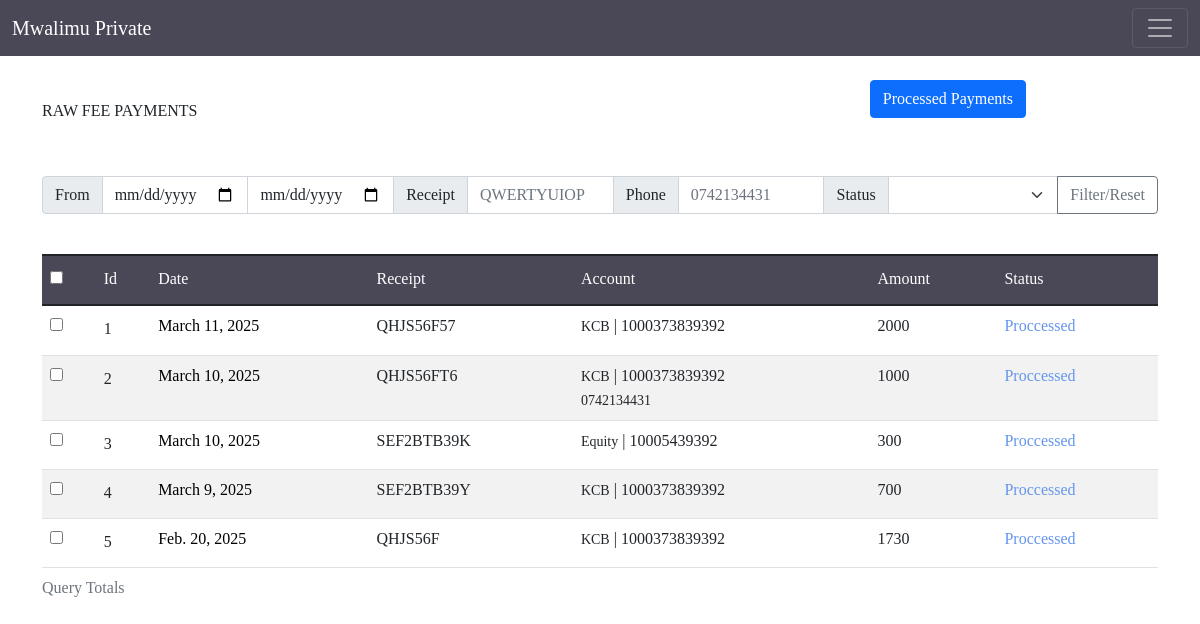
The app's page /Finance/RawFeePayments/ with its own data.
### Finance/models.py (models this page shows, shortened)
class RawFeePayment(models.Model):
    receipt = models.CharField(max_length=100, unique=True)
    adm_no = models.CharField(max_length=10, null=True)
    amount = models.PositiveIntegerField()
    account = models.ForeignKey(Accounts,  on_delete=models.CASCADE)
    msdn = models.CharField(max_length=15, null=True)
    processed_at = models.CharField(max_length=100)
    date = models.DateField(auto_now=True)
    status = models.BooleanField(default=False)

### Users/models.py (models this page shows)
class Accounts(models.Model):
    school = models.ForeignKey(Schools, on_delete=models.CASCADE)
    name = models.CharField(max_length=100)
    account = models.CharField(max_length=100, null=True, blank=True)
    is_active = models.BooleanField()
    def __str__(self):
        return str(self.name)

### Finance/views.py (the view, shortened to what this page needs)
# urls.py: path('RawFeePayments/', RawFeePayments.as_view(), name='raw-fee-payments'),
class RawFeePayments(TemplateView):
    template_name = 'Finance/raw_fee_payments.html'
    def get_context_data(self, *args, **kwargs):
        context = super().get_context_data(**kwargs)
        payments = RawFeePayment.objects.all().order_by('-id')[:30]
        context['transactions'] = payments
        return context

### Finance/templates/Finance/raw_fee_payments.html (shortened to what this page needs)
{% extends 'Supervisor/base.html' %}
{% load custom_filters %}
{% block content %}
<br><br><br><br>
<div class="container">
    <h6>RAW FEE PAYMENTS</h6>
    <br><br>
    <a href="{% url 'processed-fee-payments' %}"><button id="downloadPdf" class="btn btn-primary" style="position: fixed; right: 14.5%;top: 10%;">Processed Payments</button></a>
    <form  method="post">
       <div class="input-group mb-3">
        <span class="input-group-text">From</span>
            <input type="date" class="form-control" pattern="" name="from" placeholder="01/12/2023" aria-label="Recipient's username" aria-describedby="button-addon2">
            <input type="date" class="form-control" pattern="" name="to" placeholder="01/12/2023" aria-label="Recipient's username" aria-describedby="button-addon2">
            <span class="input-group-text">Receipt</span>
            <input type="text" class="form-control" name="receipt" placeholder="QWERTYUIOP" aria-label="Recipient's username" aria-describedby="button-addon2">
            <span class="input-group-text">Phone</span>
            <input type="text" class="form-control" name="phone" placeholder="0742134431" aria-label="Recipient's username" aria-describedby="button-addon2">
            <span class="input-group-text">Status</span>
            <select class="form-select" id="roleSelect" aria-label="Default select example" name="status" >
              <option ></option>
              <option value='True'>Processed</option>
          </select>
            <button class="btn btn-outline-secondary" >Filter/Reset</button>
       </div>
        </form>
        <br>
        {% if not nun %}
<table class="table">
  <caption>Query Totals {{ totals }}</caption>
    <thead>
      <tr>
        <th><h6><input type="checkbox"></h6></th>
        <th><h6>Id</h6></th>
         <th><h6>Date</h6></th>
        <th><h6>Receipt</h6></th>
        <th><h6>Account</h6></th>
        <th><h6>Amount</h6></th>
        <th><h6>Status</h6></th>
      </tr>
    </thead>
    <tbody>
      {% for payment in transactions %}
        <tr>
            <td><input type="checkbox"></td>
            <td><a ><h6>{{ forloop.counter }}</h6></a></td>
            <td><a href="{% url 'manage-fee-payment' payment.id %}">{{ payment.date }}</a></td>
            <td>{{ payment.receipt }}</td>
            <td><small>{{ payment.account }}</small> | {{ payment.account.account }}<br>{% if payment.msdn %}<small>{{ payment.msdn }}</small>{% endif %}</td>
            <td>{{ payment.amount }}</td>
            {% if payment.status %}
                  <td style="color: cornflowerblue;">Proccessed</td>
                {% else %}
                  <td style="color: crimson;">Not Processed</td>
                {% endif %}
          </tr>
      {% endfor %}
    </tbody>
 </table>
 {% endif %}
 </div>
 {% endblock %}

### Users/static/Users/styles.css (style rules this page uses)
* { padding: 0; margin: 0; font-family: Nunito !important; }
.table { padding:30px; }
a { text-decoration: none !important; }
table th { font-weight: bolder; font-size: 28px !important; padding-left: 20px; margin-top:10px; background-color:rgba(29, 25, 46, .8) !important; color: rgb(255, 255, 255); font-family: 'Segoe UI', Tahoma, Geneva, Verdana, sans-serif !important; }
tr:nth-child(even) { background-color: #f2f2f2; }

### SubjectList/static/SubjectList/SubjectLiist.css (style rules this page uses)
.upcoming-classes-view p,a { text-decoration:none; color:black ; padding:0px; margin:0px; }
.exam-card p,h6 { padding-top: 5px; }

### records on screen
RawFeePayment: date "March 11, 2025", receipt "QHJS56F57", account "KCB", account.account "1000373839392", amount "2000", status "Proccessed"
RawFeePayment: date "March 10, 2025", receipt "QHJS56FT6", account "KCB", account.account "1000373839392", msdn "0742134431", amount "1000", status "Proccessed"
RawFeePayment: date "March 10, 2025", receipt "SEF2BTB39K", account "Equity", account.account "10005439392", amount "300", status "Proccessed"
RawFeePayment: date "March 9, 2025", receipt "SEF2BTB39Y", account "KCB", account.account "1000373839392", amount "700", status "Proccessed"
RawFeePayment: date "Feb. 20, 2025", receipt "QHJS56F", account "KCB", account.account "1000373839392", amount "1730", status "Proccessed"
